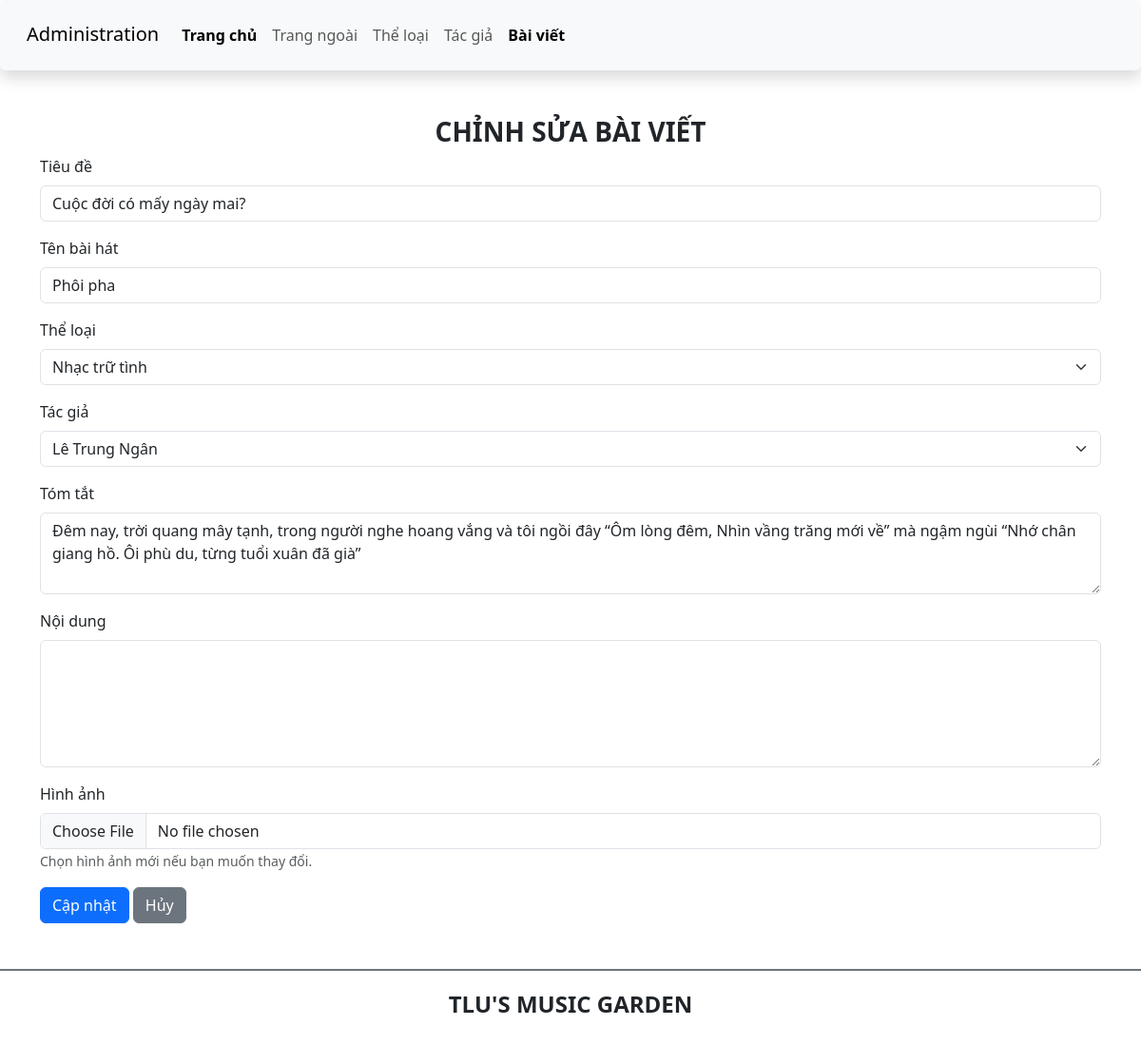
The page /controllers/ArticleController.php?action=edit&id=3 (signed in) on the database its author committed.
### tables this page shows
CREATE TABLE `baiviet` (
  `ma_bviet` int(10) UNSIGNED NOT NULL,
  `tieude` varchar(200) NOT NULL,
  `ten_bhat` varchar(100) NOT NULL,
  `ma_tloai` int(10) UNSIGNED NOT NULL,
  `tomtat` text NOT NULL,
  `noidung` text DEFAULT NULL,
  `ma_tgia` int(10) UNSIGNED NOT NULL,
  `ngayviet` datetime NOT NULL DEFAULT current_timestamp(),
  `hinhanh` varchar(200) DEFAULT NULL
);

CREATE TABLE `theloai` (
  `ma_tloai` int(10) UNSIGNED NOT NULL,
  `ten_tloai` varchar(50) NOT NULL
);

CREATE TABLE `tacgia` (
  `ma_tgia` int(10) UNSIGNED NOT NULL,
  `ten_tgia` varchar(100) NOT NULL,
  `hinh_tgia` varchar(100) DEFAULT NULL
);

### configs/DBConnection.php (called while the page is built, shortened)
<?php
class DBConnection {
    private $conn = null;
    public function __construct() {
        $servername = "localhost";
        $username = "root";
        $password = "";
        $dbname = "btth01_cse485";
        try {
            $this->conn = new mysqli($servername, $username, $password, $dbname);
        } catch (Exception $e) {
            echo '<div style="color: red; padding: 5px 15px; border: 1px solid red;">';
            echo $e->getMessage() . "<br>";
            echo '</div>';
            die();
        }
    }
    public function getConnection() {
        return $this->conn;
    }
}

### models/Article.php (called while the page is built, shortened)
<?php
require_once '/xampp/htdocs/btth02v2/configs/DBConnection.php';
class Article
{
    private $conn;
    public function __construct()
    {
        $this->dbConnection = new DBConnection();
        $this->conn = $this->dbConnection->getConnection();
    }
    public function getArticleById($id)
    {
        $sql = "SELECT * FROM baiviet WHERE ma_bviet = ?";
        $stmt = $this->conn->prepare($sql);
        $stmt->bind_param("i", $id);
        $stmt->execute();
        $result = $stmt->get_result();
        return $result->fetch_assoc();
    }
    public function getCategories()
    {
        $sql = "SELECT ma_tloai, ten_tloai FROM theloai";
        $stmt = $this->conn->prepare($sql);
        $stmt->execute();
        $result = $stmt->get_result();
        return $result->fetch_all(MYSQLI_ASSOC);
    }
    public function getAuthors()
    {
        $sql = "SELECT ma_tgia, ten_tgia FROM tacgia";
        $stmt = $this->conn->prepare($sql);
        $stmt->execute();
        $result = $stmt->get_result();
        return $result->fetch_all(MYSQLI_ASSOC);
    }
}

### views/article/edit_article.php (the view, shortened to what this page needs)
<!DOCTYPE html>
<html lang="en">
<head>
    <link href="https://cdn.jsdelivr.net/npm/bootstrap@5.3.0-alpha1/dist/css/bootstrap.min.css" rel="stylesheet">
    <link rel="stylesheet" href="../../assets/css/style_login.css">
    <link rel="stylesheet" href="https://cdnjs.cloudflare.com/ajax/libs/font-awesome/6.3.0/css/all.min.css" />
</head>
<body>
    <header>
        <nav class="navbar navbar-expand-lg bg-body-tertiary shadow p-3 bg-white rounded">
            <div class="container-fluid">
                <div class="h3">
                    <a class="navbar-brand" href="#">Administration</a>
                </div>
                <div class="collapse navbar-collapse" id="navbarSupportedContent">
                    <ul class="navbar-nav me-auto mb-2 mb-lg-0">
                        <li class="nav-item">
                            <a class="nav-link active fw-bold" aria-current="page" href="../admin/index.php">Trang chủ</a>
                        </li>
                        <li class="nav-item">
                            <a class="nav-link" href="../index.php">Trang ngoài</a>
                        </li>
                        <li class="nav-item">
                            <a class="nav-link" href="category.php">Thể loại</a>
                        </li>
                        <li class="nav-item">
                            <a class="nav-link" href="author.php">Tác giả</a>
                        </li>
                        <li class="nav-item">
                            <a class="nav-link active fw-bold" href="article.php">Bài viết</a>
                        </li>
                    </ul>
                </div>
            </div>
        </nav>
    </header>
    <main class="container mt-5 mb-5">
        <h3 class="text-center text-uppercase fw-bold">Chỉnh sửa bài viết</h3>
        <form action="/btth02v2/controllers/ArticleController.php?action=edit&id=<?= htmlspecialchars($article['ma_bviet']) ?>" method="POST" enctype="multipart/form-data">
            <div class="mb-3">
                <label for="tieude" class="form-label">Tiêu đề</label>
                <input type="text" class="form-control" id="tieude" name="tieude" value="<?= htmlspecialchars($article['tieude']) ?>" required>
            </div>
            <div class="mb-3">
                <label for="ten_bhat" class="form-label">Tên bài hát</label>
                <input type="text" class="form-control" id="ten_bhat" name="ten_bhat" value="<?= htmlspecialchars($article['ten_bhat']) ?>" required>
            </div>
            <div class="mb-3">
                <label for="ma_tloai" class="form-label">Thể loại</label>
                <select class="form-select" id="ma_tloai" name="ma_tloai" required>
                    <?php foreach ($categories as $category): ?>
                        <option value="<?= htmlspecialchars($category['ma_tloai']) ?>" <?= $category['ma_tloai'] == $article['ma_tloai'] ? 'selected' : '' ?>>
                            <?= htmlspecialchars($category['ten_tloai']) ?>
                        </option>
                    <?php endforeach; ?>
                </select>
            </div>
            <div class="mb-3">
                <label for="ma_tgia" class="form-label">Tác giả</label>
                <select class="form-select" id="ma_tgia" name="ma_tgia" required>
                    <?php foreach ($authors as $author): ?>
                        <option value="<?= htmlspecialchars($author['ma_tgia']) ?>" <?= $author['ma_tgia'] == $article['ma_tgia'] ? 'selected' : '' ?>>
                            <?= htmlspecialchars($author['ten_tgia']) ?>
                        </option>
                    <?php endforeach; ?>
                </select>
            </div>
            <div class="mb-3">
                <label for="tomtat" class="form-label">Tóm tắt</label>
                <textarea class="form-control" id="tomtat" name="tomtat" rows="3" required><?= htmlspecialchars($article['tomtat']) ?></textarea>
            </div>
            <div class="mb-3">
                <label for="noidung" class="form-label">Nội dung</label>
                <textarea class="form-control" id="noidung" name="noidung" rows="5"><?= htmlspecialchars($article['noidung']) ?></textarea>
            </div>
            <div class="mb-3">
                <label for="hinhanh" class="form-label">Hình ảnh</label>
                <input type="file" class="form-control" id="hinhanh" name="hinhanh">
                <small class="form-text text-muted">Chọn hình ảnh mới nếu bạn muốn thay đổi.</small>
            </div>
            <button type="submit" class="btn btn-primary">Cập nhật</button>
            <a href="/btth02v2/controllers/ArticleController.php?action=list" class="btn btn-secondary">Hủy</a>
        </form>
    </main>
    <footer class="bg-white d-flex justify-content-center align-items-center border-top border-secondary border-2" style="height:80px">
        <h4 class="text-center text-uppercase fw-bold">TLU's music garden</h4>
    </footer>
</body>
</html>

### rows shown on the page
baiviet: tieude "Cuộc đời có mấy ngày mai?", ten_bhat "Phôi pha", ma_tloai "Nhạc trữ tình", ma_tgia "Lê Trung Ngân", tomtat "Đêm nay, trời quang mây tạnh, trong người nghe hoang vắng và tôi ngồi đây “Ôm lòng đêm, Nhìn vầng trăng mới về” mà ngậm ngùi “Nhớ chân giang hồ. Ôi phù du, từng tuổi xuân đã già”"
